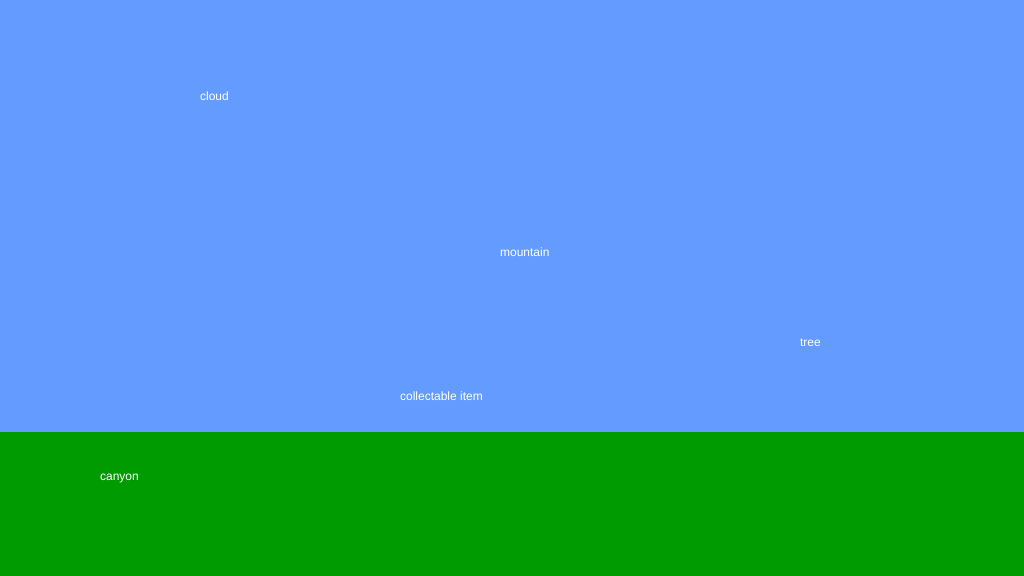
Frame 1 (no input)
Frame 60 (no input): identical to frame 1, image omitted
Frame 120 (the mouse pressed at the canvas centre since frame 60): identical to frame 1, image omitted

The p5.js sketch that drew this single still picture (run headless with seeded random() and noise() and a simulated clock; from frame 60 on, the mouse is pressed at the canvas centre):

// p5.js sketch
// ── sketch.js
/*

The Game Project

1 - Background Scenery

Use p5 drawing functions such as rect, ellipse, line, triangle and
point to draw the scenery as set out in the code comments. The items
should appear next to the text titles.

Each bit of scenery is worth two marks:

0 marks = not a reasonable attempt
1 mark = attempted but it's messy or lacks detail
2 marks = you've used several shape functions to create the scenery

I've given titles and chosen some base colours, but feel free to
imaginatively modify these and interpret the scenery titles loosely to
match your game theme.


WARNING: Do not get too carried away. If you're shape takes more than 5 lines
of code to draw then you've probably over done it.


*/

function setup() {
    createCanvas(1024, 576);
}

function draw() {
    background(100, 155, 255); //fill the sky blue

    noStroke();
    fill(0, 155, 0);
    rect(0, 432, 1024, 144); //draw some green ground

    //1. a cloud in the sky
    //... add your code here

    noStroke();
    fill(255);

    text("cloud", 200, 100);

    //2. a mountain in the distance
    //... add your code here

    noStroke();
    fill(255);
    text("mountain", 500, 256);

    //3. a tree
    //... add your code here

    noStroke();
    fill(255);
    text("tree", 800, 346);

    //4. a canyon
    //NB. the canyon should go from ground-level to the bottom of the screen

    //... add your code here

    noStroke();
    fill(255);
    text("canyon", 100, 480);

    //5. a collectable token - eg. a jewel, fruit, coins
    //... add your code here

    noStroke();
    fill(255);
    text("collectable item", 400, 400);
}
